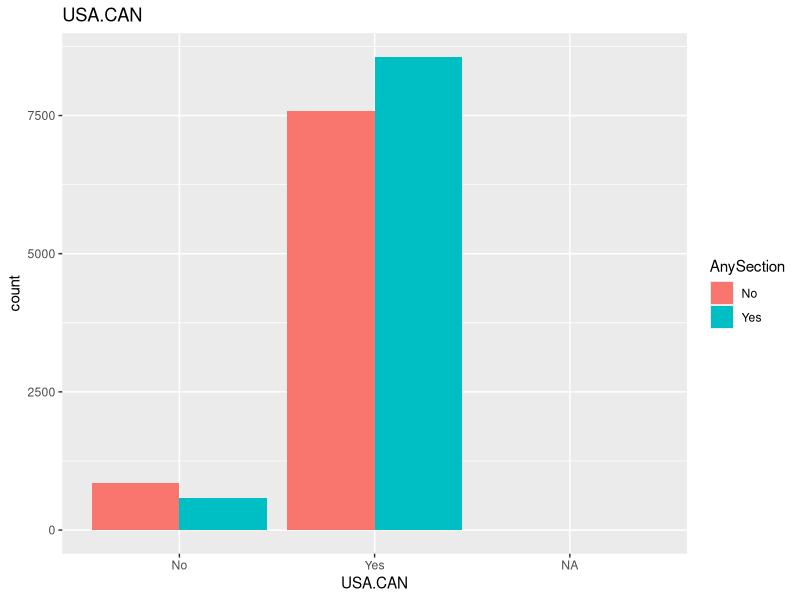
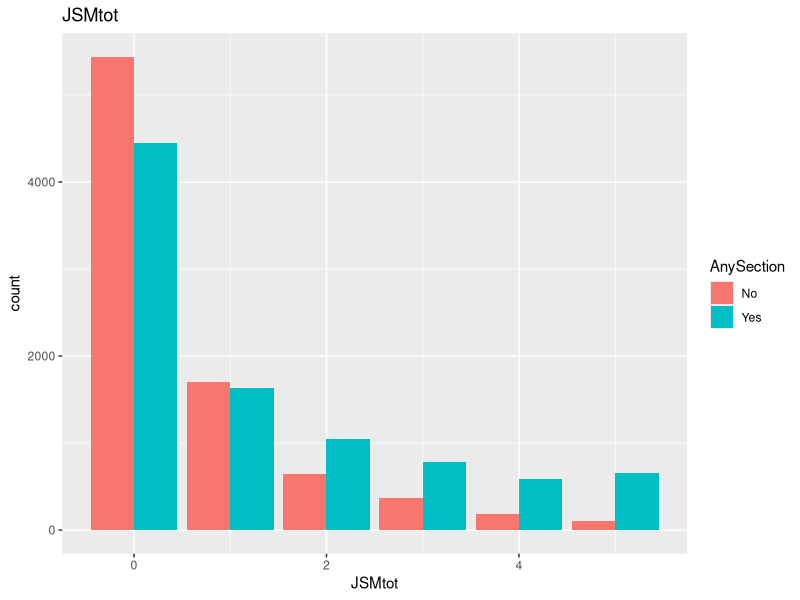
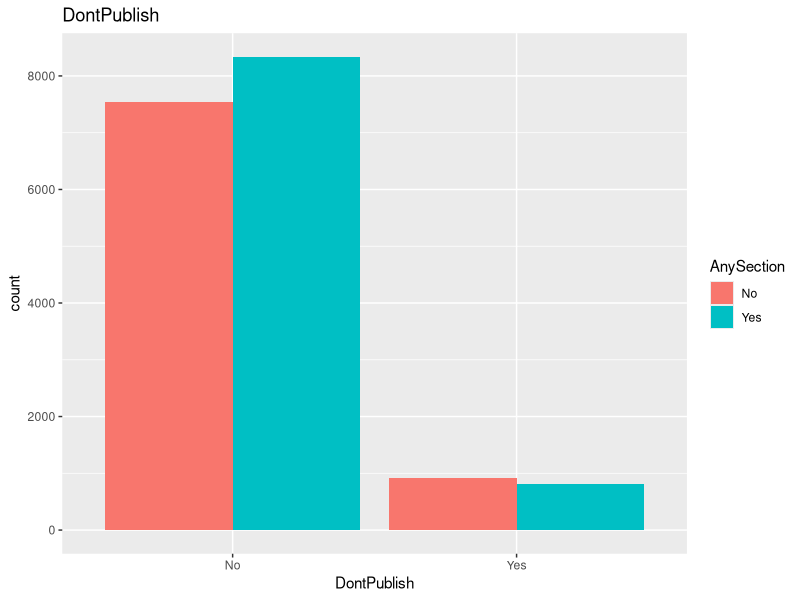
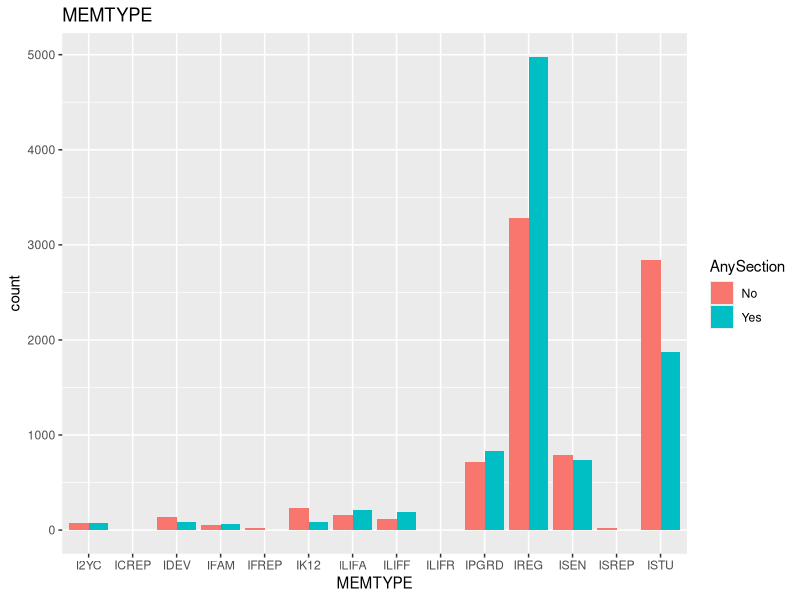
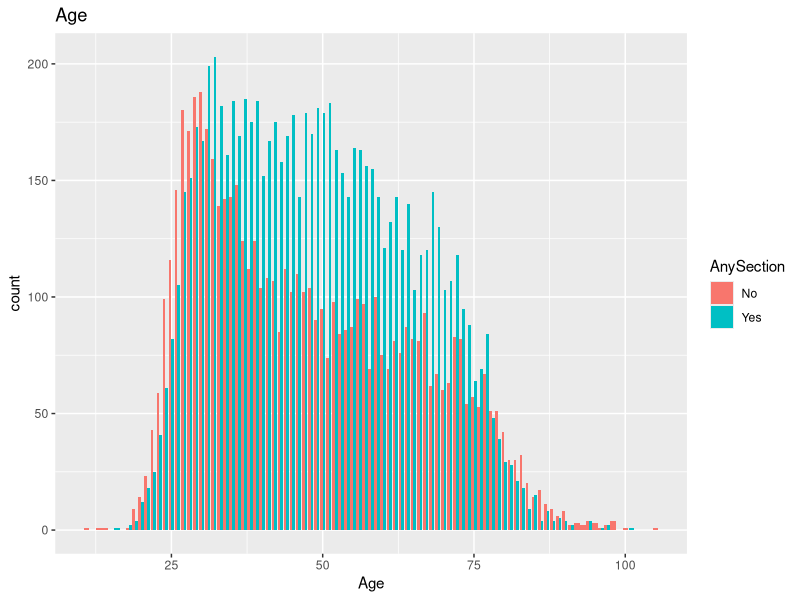
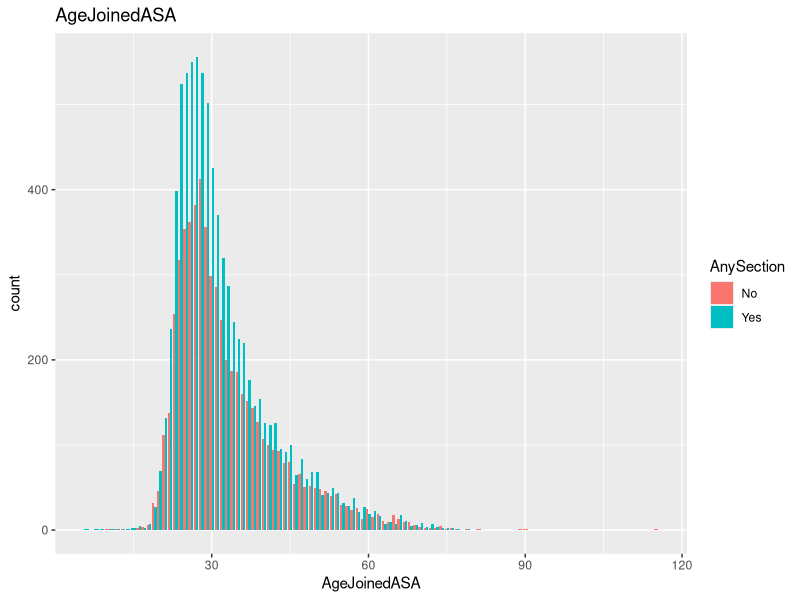
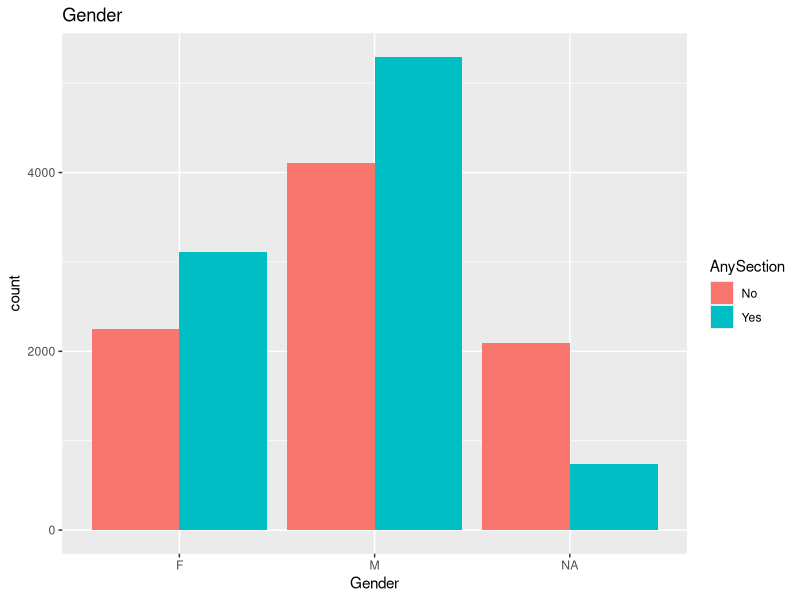
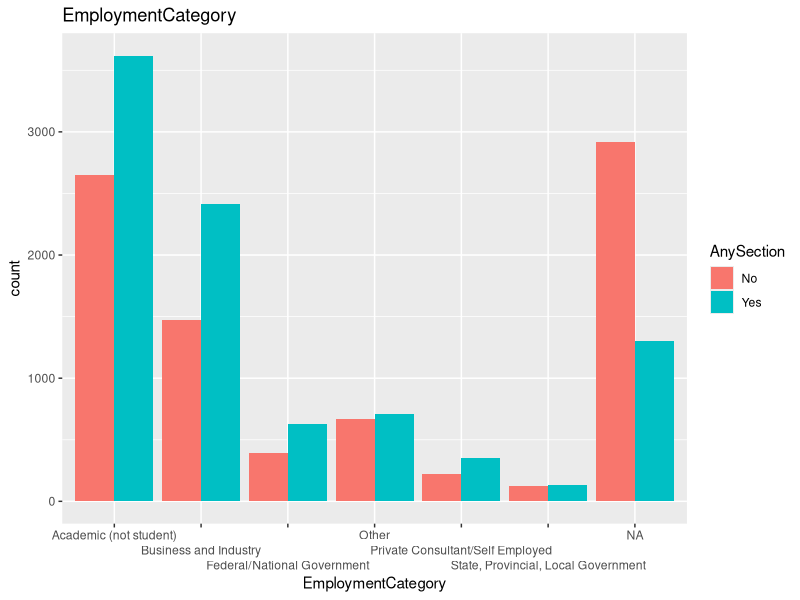

R code for these plots, in order:
## ---- chunk 1
library(tidyverse)
library(tidyverse)
library(dplyr)
library(ggplot2)
library(mice)
## ---- chunk 2
member = read_csv('data/member-data-2020-stat149.csv')
head(member)
## ---- chunk 3
dim(member)
## ---- chunk 4
summary(member)

## ---- chunk 5
member %>% 
  count(AnySection)
## ---- chunk 6
ggplot(member, aes(USA.CAN, fill = AnySection)) +     
   geom_bar(position = 'dodge')+ggtitle("USA.CAN") 

ggplot(member, aes(JSMtot, fill = AnySection)) +     
   geom_bar(position = 'dodge')+ggtitle("JSMtot") 

ggplot(member, aes(DontPublish, fill = AnySection)) +     
   geom_bar(position = 'dodge')+ggtitle("DontPublish") 

ggplot(member, aes(MEMTYPE, fill = AnySection)) +     
   geom_bar(position = 'dodge')+ggtitle("MEMTYPE") 

ggplot(member, aes(Age, fill = AnySection)) +     
   geom_bar(position = 'dodge')+ggtitle("Age") 

ggplot(member, aes(AgeJoinedASA, fill = AnySection)) +     
   geom_bar(position = 'dodge')+ggtitle("AgeJoinedASA") 

ggplot(member, aes(Gender, fill = AnySection)) +     
   geom_bar(position = 'dodge')+ggtitle("Gender") 

ggplot(member, aes(EmploymentCategory, fill = AnySection)) +     
   scale_x_discrete(guide = guide_axis(n.dodge=3))+
   geom_bar(position = 'dodge')+ggtitle("EmploymentCategory") 

ggplot(member, aes(InChapter, fill = AnySection)) +     
   geom_bar(position = 'dodge')+ggtitle("InChapter") 


## ---- chunk 7
member$AnySection = as.numeric(as.factor(member$AnySection))-1
member$DontPublish = as.numeric(as.factor(member$DontPublish))-1
member$MEMTYPE = as.numeric(as.factor(member$MEMTYPE))-1
member$InChapter = as.numeric(as.factor(member$InChapter))-1
member$P.SEC.BE = as.numeric(as.factor(member$P.SEC.BE))-1
member$P.SEC.BIOM = as.numeric(as.factor(member$P.SEC.BIOM))-1
member$P.SEC.BIOP = as.numeric(as.factor(member$P.SEC.BIOP))-1
member$P.SEC.CNSL = as.numeric(as.factor(member$P.SEC.CNSL))-1

member$P.SEC.COMP = as.numeric(as.factor(member$P.SEC.BIOM))-1
member$P.SEC.EDUC = as.numeric(as.factor(member$P.SEC.BIOP))-1
member$P.SEC.ENVR = as.numeric(as.factor(member$P.SEC.CNSL))-1
member$P.SEC.EPI = as.numeric(as.factor(member$P.SEC.BIOM))-1
member$P.SEC.GOVT = as.numeric(as.factor(member$P.SEC.BIOP))-1
member$P.SEC.GRPH = as.numeric(as.factor(member$P.SEC.CNSL))-1

member$P.SEC.HPSS = as.numeric(as.factor(member$P.SEC.BIOM))-1
member$P.SEC.MDD = as.numeric(as.factor(member$P.SEC.BIOP))-1
member$P.SEC.MHS = as.numeric(as.factor(member$P.SEC.CNSL))-1
member$P.SEC.MKTG = as.numeric(as.factor(member$P.SEC.BIOM))-1
member$P.SEC.NPAR = as.numeric(as.factor(member$P.SEC.BIOP))-1
member$P.SEC.QP = as.numeric(as.factor(member$P.SEC.CNSL))-1

member$P.SEC.SBSS = as.numeric(as.factor(member$P.SEC.BIOM))-1
member$P.SEC.SDNS= as.numeric(as.factor(member$P.SEC.BIOP))-1
member$P.SEC.SGG = as.numeric(as.factor(member$P.SEC.CNSL))-1
member$P.SEC.SI = as.numeric(as.factor(member$P.SEC.BIOM))-1
member$P.SEC.SIS = as.numeric(as.factor(member$P.SEC.BIOP))-1
member$P.SEC.SLDM = as.numeric(as.factor(member$P.SEC.CNSL))-1

member$P.SEC.SOC = as.numeric(as.factor(member$P.SEC.BIOM))-1
member$P.SEC.SPES= as.numeric(as.factor(member$P.SEC.BIOP))-1
member$P.SEC.SRMS = as.numeric(as.factor(member$P.SEC.CNSL))-1
member$P.SEC.SSPA = as.numeric(as.factor(member$P.SEC.BIOM))-1
member$P.SEC.TSHS = as.numeric(as.factor(member$P.SEC.BIOP))-1

## ---- chunk 8
# Business and Economics Statistics
## ---- chunk 9
member
## ---- chunk 10
sum(is.na(member$USA.CAN)) 
member$USA.CAN[is.na(member$USA.CAN)] = 'Yes'
# any better way to convert yes/no to 1/0 ??
member$USA.CAN = as.numeric(as.factor(member$USA.CAN))-1
member %>% 
  count(USA.CAN)
## ---- chunk 11
sum(is.na(member$Gender)) 
sum(is.na(member$EmploymentCategory))
## ---- chunk 12
md.pattern(member)
## ---- chunk 13
imp <- mice(member, method = "pmm", m = 5, maxit = 50, printFlag = FALSE)
member.imp <- complete(imp)
summary(member.imp)
## ---- chunk 14
#member.na <-na.convert.mean(member)

